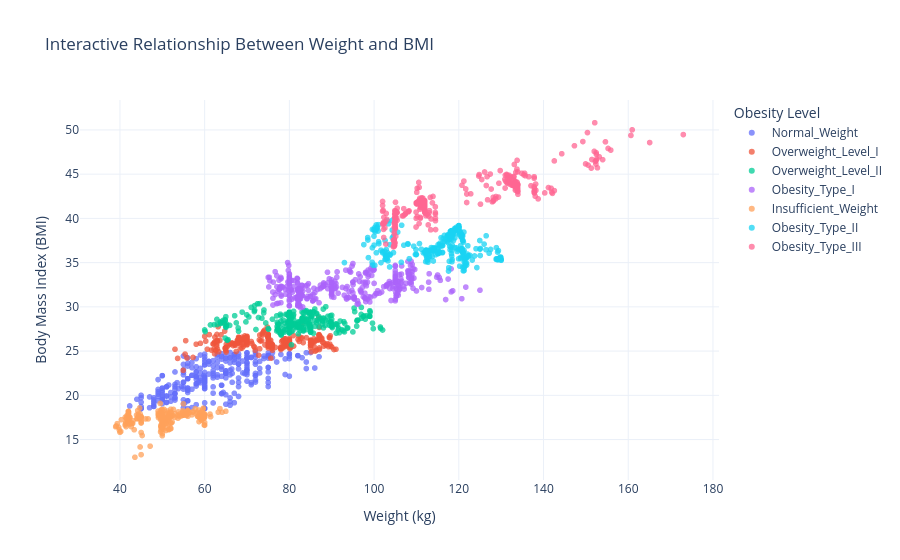

The code cell stored with this chart in its notebook:
### Markdown cell above
### Interactive Relationship Between BMI and Weight

**Objective:** To explore the relationship between body weight and Body Mass Index (BMI).

I use an interactive scatter plot to examine how BMI changes with weight. Each point represents a record, and colour indicates the obesity-level category. Hovering over a point provides additional information about the individual record.

### Code cell
import plotly.express as px

fig = px.scatter(
    df,
    x="Weight",
    y="BMI",
    color="Obesity_level",
    hover_data=["Age", "Height", "Physical_Activity"],
    title="Interactive Relationship Between Weight and BMI",
    labels={
        "Weight": "Weight (kg)",
        "BMI": "Body Mass Index (BMI)",
        "Obesity_level": "Obesity Level"
    },
    opacity=0.75
)

fig.update_layout(
    template="plotly_white",
    legend_title_text="Obesity Level"
)

fig.show()

### Figure 1 — Plotly figure (JSON) as saved in the notebook; plotly's stock layout.template omitted (floating-point values rounded to 4 significant figures; data arrays with more than 128 entries replaced by an {"elided": "..."} marker saying what was removed)
{"data": [{"customdata": {"elided": "282x3 float values"}, "hovertemplate": "Obesity Level=Normal_Weight<br>Weight (kg)=%{x}<br>Body Mass Index (BMI)=%{y}<br>Age=%{customdata[0]}<br>Height=%{customdata[1]}<br>Physical_Activity=%{customdata[2]}<extra></extra>", "legendgroup": "Normal_Weight", "marker": {"color": "#636efa", "opacity": 0.75, "symbol": "circle"}, "mode": "markers", "name": "Normal_Weight", "showlegend": true, "type": "scattergl", "x": {"elided": "282 float values"}, "xaxis": "x", "y": {"elided": "282 float values"}, "yaxis": "y"}, {"customdata": {"elided": "276x3 float values"}, "hovertemplate": "Obesity Level=Overweight_Level_I<br>Weight (kg)=%{x}<br>Body Mass Index (BMI)=%{y}<br>Age=%{customdata[0]}<br>Height=%{customdata[1]}<br>Physical_Activity=%{customdata[2]}<extra></extra>", "legendgroup": "Overweight_Level_I", "marker": {"color": "#EF553B", "opacity": 0.75, "symbol": "circle"}, "mode": "markers", "name": "Overweight_Level_I", "showlegend": true, "type": "scattergl", "x": {"elided": "276 float values"}, "xaxis": "x", "y": {"elided": "276 float values"}, "yaxis": "y"}, {"customdata": {"elided": "290x3 float values"}, "hovertemplate": "Obesity Level=Overweight_Level_II<br>Weight (kg)=%{x}<br>Body Mass Index (BMI)=%{y}<br>Age=%{customdata[0]}<br>Height=%{customdata[1]}<br>Physical_Activity=%{customdata[2]}<extra></extra>", "legendgroup": "Overweight_Level_II", "marker": {"color": "#00cc96", "opacity": 0.75, "symbol": "circle"}, "mode": "markers", "name": "Overweight_Level_II", "showlegend": true, "type": "scattergl", "x": {"elided": "290 float values"}, "xaxis": "x", "y": {"elided": "290 float values"}, "yaxis": "y"}, {"customdata": {"elided": "351x3 float values"}, "hovertemplate": "Obesity Level=Obesity_Type_I<br>Weight (kg)=%{x}<br>Body Mass Index (BMI)=%{y}<br>Age=%{customdata[0]}<br>Height=%{customdata[1]}<br>Physical_Activity=%{customdata[2]}<extra></extra>", "legendgroup": "Obesity_Type_I", "marker": {"color": "#ab63fa", "opacity": 0.75, "symbol": "circle"}, "mode": "markers", "name": "Obesity_Type_I", "showlegend": true, "type": "scattergl", "x": {"elided": "351 float values"}, "xaxis": "x", "y": {"elided": "351 float values"}, "yaxis": "y"}, {"customdata": {"elided": "267x3 float values"}, "hovertemplate": "Obesity Level=Insufficient_Weight<br>Weight (kg)=%{x}<br>Body Mass Index (BMI)=%{y}<br>Age=%{customdata[0]}<br>Height=%{customdata[1]}<br>Physical_Activity=%{customdata[2]}<extra></extra>", "legendgroup": "Insufficient_Weight", "marker": {"color": "#FFA15A", "opacity": 0.75, "symbol": "circle"}, "mode": "markers", "name": "Insufficient_Weight", "showlegend": true, "type": "scattergl", "x": {"elided": "267 float values"}, "xaxis": "x", "y": {"elided": "267 float values"}, "yaxis": "y"}, {"customdata": {"elided": "297x3 float values"}, "hovertemplate": "Obesity Level=Obesity_Type_II<br>Weight (kg)=%{x}<br>Body Mass Index (BMI)=%{y}<br>Age=%{customdata[0]}<br>Height=%{customdata[1]}<br>Physical_Activity=%{customdata[2]}<extra></extra>", "legendgroup": "Obesity_Type_II", "marker": {"color": "#19d3f3", "opacity": 0.75, "symbol": "circle"}, "mode": "markers", "name": "Obesity_Type_II", "showlegend": true, "type": "scattergl", "x": {"elided": "297 float values"}, "xaxis": "x", "y": {"elided": "297 float values"}, "yaxis": "y"}, {"customdata": {"elided": "324x3 float values"}, "hovertemplate": "Obesity Level=Obesity_Type_III<br>Weight (kg)=%{x}<br>Body Mass Index (BMI)=%{y}<br>Age=%{customdata[0]}<br>Height=%{customdata[1]}<br>Physical_Activity=%{customdata[2]}<extra></extra>", "legendgroup": "Obesity_Type_III", "marker": {"color": "#FF6692", "opacity": 0.75, "symbol": "circle"}, "mode": "markers", "name": "Obesity_Type_III", "showlegend": true, "type": "scattergl", "x": {"elided": "324 float values"}, "xaxis": "x", "y": {"elided": "324 float values"}, "yaxis": "y"}], "layout": {"legend": {"title": {"text": "Obesity Level"}, "tracegroupgap": 0}, "title": {"text": "Interactive Relationship Between Weight and BMI"}, "xaxis": {"anchor": "y", "domain": [0, 1], "title": {"text": "Weight (kg)"}}, "yaxis": {"anchor": "x", "domain": [0, 1], "title": {"text": "Body Mass Index (BMI)"}}}}
